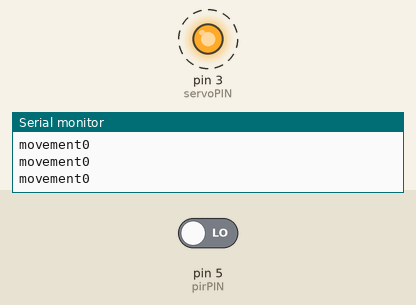
A sketch run on a simulated Arduino Uno, built with avr-gcc and run on an emulated ATmega328P. Parts: output pins drawn as LEDs (lit = HIGH), the last lines printed to the serial monitor. Dashed ring = blinking. Inputs (shaded band) come from the test bench; at power-on: pin 5 (pirPIN) LOW.

Above: at 1.25 s.
1.3 s: pin 5 (pirPIN) driven HIGH
At 2.5 s:
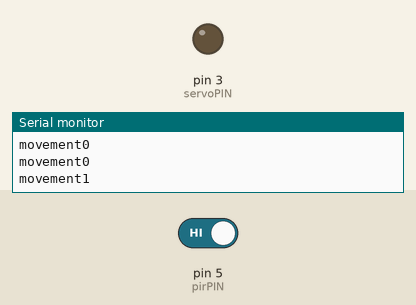
2.8 s: pin 5 (pirPIN) driven LOW
At 3.65 s:
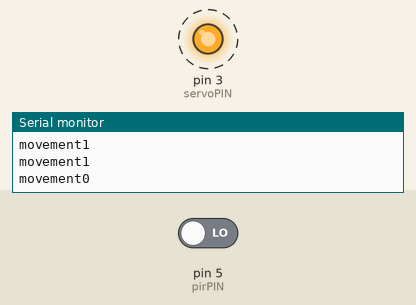
Timing chart, 0 to 11.8 s (numbered marks = the images above; inputs shaded):
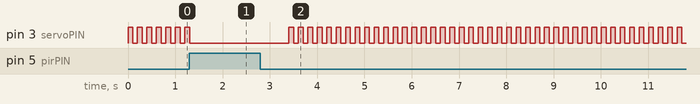

Measured:
- after the input at 1.3 s, pin 3 (servoPIN): goes on until 1.3 s, then stays LOW
- after the input at 2.8 s, pin 3 (servoPIN): alternates HIGH for 0.10 s and LOW for 0.10 s, starting after 0.60 s
- by itself, pin 3 (servoPIN): alternates HIGH for 0.10 s and LOW for 0.10 s

The sketch:

pir_and_Servomotor.ino
```cpp
int pirPIN=5;
int servoPIN=3;
int movement;

void setup() {
  Serial.begin(9600);
  pinMode(pirPIN,INPUT);
  pinMode(servoPIN,OUTPUT);

}

void loop() {
  for (int j=1;j<=pirPIN;j=j+1)
  movement=digitalRead(pirPIN);
    if (movement==HIGH){

  digitalWrite(pirPIN,HIGH);
  delay(500);
  digitalWrite(pirPIN,LOW);
  delay(500);


}
 else{
  for(int g=3; g<=servoPIN;g=g+3)
   digitalWrite(servoPIN,HIGH);
   delay(100);
   digitalWrite(servoPIN,LOW);
   delay(100);


 }
 Serial.print("movement");
 Serial.print("");
 Serial.println(movement);

}
```
